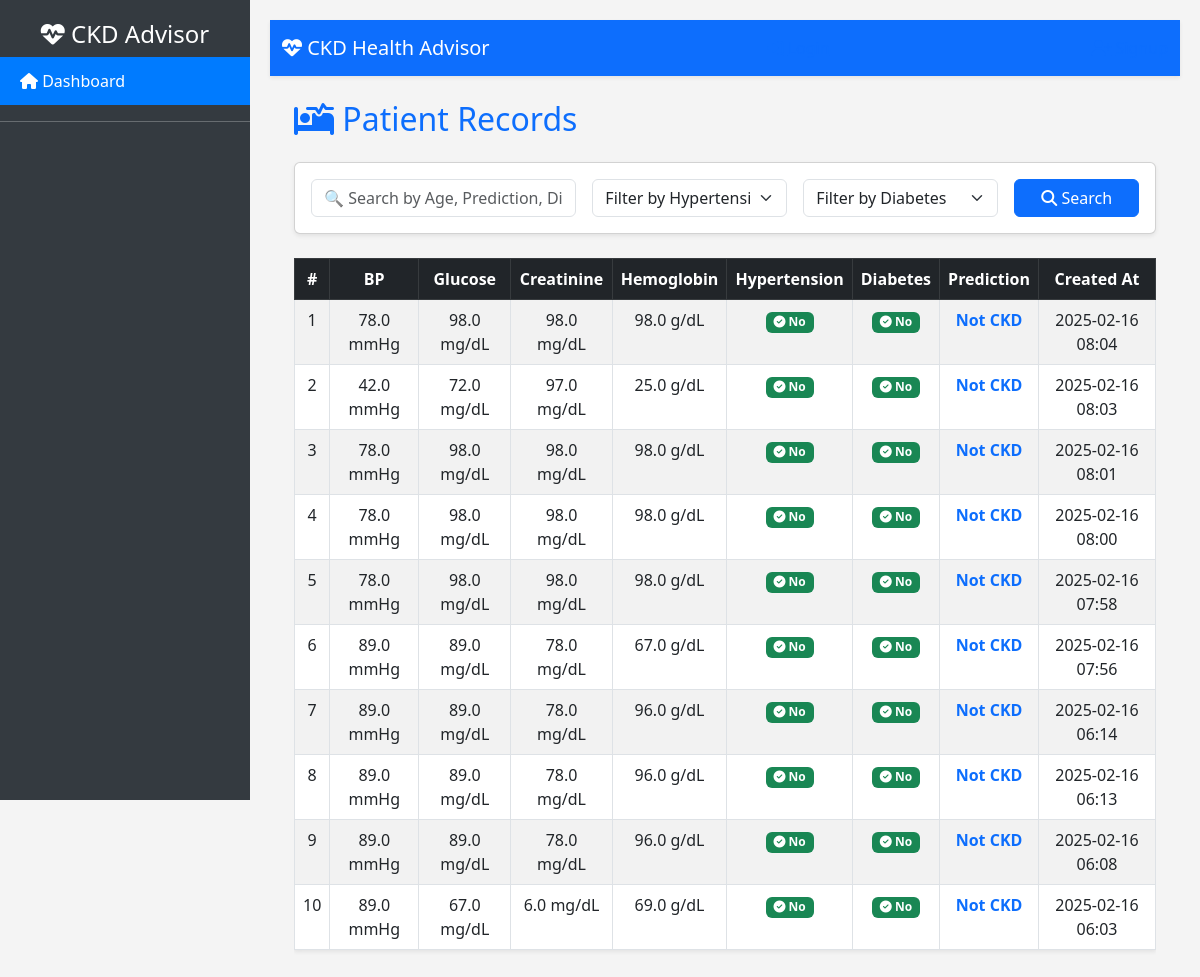
The page /patient/patient/2/history/ on the database its author committed.
### patient/models.py (models this page shows, shortened)
class Patient(models.Model):
    patient_info = models.ForeignKey(
        PatientInfo,
        on_delete=models.CASCADE,
        related_name="patients"
    )
    age = models.FloatField()
    bp = models.FloatField(verbose_name="Blood Pressure")
    sg = models.FloatField(verbose_name="Specific Gravity")
    al = models.FloatField(verbose_name="Albumin")
    su = models.FloatField(verbose_name="Sugar")
    rbc = models.CharField(max_length=10, verbose_name="Red Blood Cells")
    pc = models.CharField(max_length=10, verbose_name="Pus Cells")
    pcc = models.CharField(max_length=10, verbose_name="Pus Cell Clumps")
    ba = models.CharField(max_length=10, verbose_name="Bacteria")
    bgr = models.FloatField(verbose_name="Blood Glucose Random")
    bu = models.FloatField(verbose_name="Blood Urea")
    sc = models.FloatField(verbose_name="Serum Creatinine")
    sod = models.FloatField(verbose_name="Sodium")
    pot = models.FloatField(verbose_name="Potassium")
    hemo = models.FloatField(verbose_name="Hemoglobin")
    pcv = models.FloatField(verbose_name="Packed Cell Volume")
    wc = models.FloatField(verbose_name="White Blood Cell Count")
    rc = models.FloatField(verbose_name="Red Blood Cell Count")
    htn = models.CharField(max_length=3, verbose_name="Hypertension")
    dm = models.CharField(max_length=3, verbose_name="Diabetes Mellitus")
    cad = models.CharField(max_length=3, verbose_name="Coronary Artery Disease")
    appet = models.CharField(max_length=10, verbose_name="Appetite")
    pe = models.CharField(max_length=3, verbose_name="Pedal Edema")
    ane = models.CharField(max_length=3, verbose_name="Anemia")
    prediction = models.CharField(max_length=50)
    created_at = models.DateTimeField(auto_now_add=True)

### patient/views.py (the view)
# urls.py: path("patient/<int:patient_id>/history/", PredictionHistoryView.as_view(), name="patient_history"),
class PredictionHistoryView(ListView):
    model = Patient
    template_name = "patient/history.html"
    context_object_name = "predictions"
    def get_queryset(self):
        patient_id = self.kwargs.get("patient_id")
        if patient_id:
            return Patient.objects.filter(patient_info_id=patient_id).order_by('-created_at')
        return Patient.objects.none()

### templates/patient/history.html (shortened to what this page needs)
{% extends "patient/base.html" %}
{% block content %}
<div class="container">
    <h2 class="mb-4 text-primary"><i class="fas fa-procedures"></i> Patient Records</h2>
    <div class="card shadow-sm mb-4">
        <div class="card-body">
            <form method="GET" class="row g-3">
                <div class="col-md-4">
                    <input type="text" name="q" class="form-control" placeholder="🔍 Search by Age, Prediction, Disease..." value="{{ request.GET.q }}">
                </div>
                <div class="col-md-3">
                    <select name="htn" class="form-select">
                        <option value="">Filter by Hypertension</option>
                    </select>
                </div>
                <div class="col-md-3">
                    <select name="dm" class="form-select">
                        <option value="">Filter by Diabetes</option>
                    </select>
                </div>
                <div class="col-md-2">
                    <button type="submit" class="btn btn-primary w-100"><i class="fas fa-search"></i> Search</button>
                </div>
            </form>
        </div>
    </div>
    <div class="table-responsive">
        <table class="table table-hover table-bordered table-striped shadow-sm">
            <thead class="table-dark text-center">
                <tr>
                    <th>#</th>
                    <th>BP</th>
                    <th>Glucose</th>
                    <th>Creatinine</th>
                    <th>Hemoglobin</th>
                    <th>Hypertension</th>
                    <th>Diabetes</th>
                    <th>Prediction</th>
                    <th>Created At</th>
                </tr>
            </thead>
            <tbody class="text-center">
                {% for prediction in predictions %}
                <tr>
                    <td>{{ forloop.counter }}</td>
                    <td>{{ prediction.bp }} mmHg</td>
                    <td>{{ prediction.bgr }} mg/dL</td>
                    <td>{{ prediction.sc }} mg/dL</td>
                    <td>{{ prediction.hemo }} g/dL</td>
                    <td>
                        {% if prediction.htn == "yes" %}
                            <span class="badge bg-danger"><i class="fas fa-exclamation-circle"></i> Yes</span>
                        {% else %}
                            <span class="badge bg-success"><i class="fas fa-check-circle"></i> No</span>
                        {% endif %}
                    </td>
                    <td>
                        {% if prediction.dm == "yes" %}
                            <span class="badge bg-warning text-dark"><i class="fas fa-exclamation-triangle"></i> Yes</span>
                        {% else %}
                            <span class="badge bg-success"><i class="fas fa-check-circle"></i> No</span>
                        {% endif %}
                    </td>
                    <td><strong class="text-primary">{{ prediction.prediction }}</strong></td>
                    <td>{{ prediction.created_at|date:"Y-m-d H:i" }}</td>
                </tr>
                {% empty %}
                <tr>
                    <td colspan="9" class="text-center text-muted">No history found for this patient.</td>
                </tr>
                {% endfor %}
            </tbody>
        </table>
    </div>
</div>
{% endblock %}

### templates/patient/base.html (style rules this page uses)
body { background: #f4f4f4; display: flex; }

### rows shown on the page
Patient: bp "78.0", bgr "98.0", sc "98.0", hemo "98.0", htn "No", dm "No", prediction "Not CKD", created_at "2025-02-16 08:04"
Patient: bp "42.0", bgr "72.0", sc "97.0", hemo "25.0", htn "No", dm "No", prediction "Not CKD", created_at "2025-02-16 08:03"
Patient: bp "78.0", bgr "98.0", sc "98.0", hemo "98.0", htn "No", dm "No", prediction "Not CKD", created_at "2025-02-16 08:01"
Patient: bp "78.0", bgr "98.0", sc "98.0", hemo "98.0", htn "No", dm "No", prediction "Not CKD", created_at "2025-02-16 08:00"
Patient: bp "78.0", bgr "98.0", sc "98.0", hemo "98.0", htn "No", dm "No", prediction "Not CKD", created_at "2025-02-16 07:58"
Patient: bp "89.0", bgr "89.0", sc "78.0", hemo "67.0", htn "No", dm "No", prediction "Not CKD", created_at "2025-02-16 07:56"
Patient: bp "89.0", bgr "89.0", sc "78.0", hemo "96.0", htn "No", dm "No", prediction "Not CKD", created_at "2025-02-16 06:14"
Patient: bp "89.0", bgr "89.0", sc "78.0", hemo "96.0", htn "No", dm "No", prediction "Not CKD", created_at "2025-02-16 06:13"
Patient: bp "89.0", bgr "89.0", sc "78.0", hemo "96.0", htn "No", dm "No", prediction "Not CKD", created_at "2025-02-16 06:08"
Patient: bp "89.0", bgr "67.0", sc "6.0", hemo "69.0", htn "No", dm "No", prediction "Not CKD", created_at "2025-02-16 06:03"
